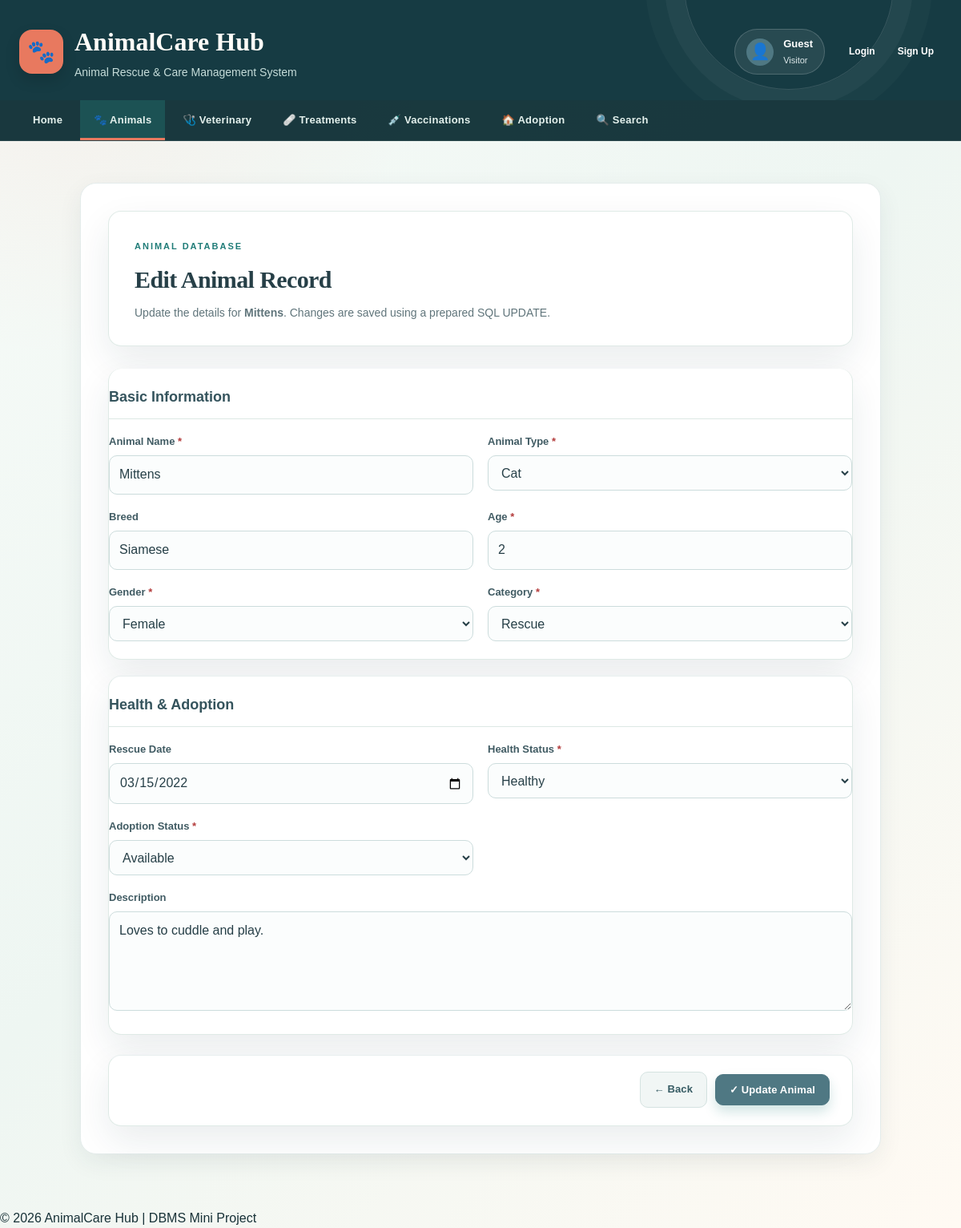
Page /edit_animal.php?animal_id=2 on the committed database.
### tables this page shows
CREATE TABLE animals (
    animal_id INT AUTO_INCREMENT PRIMARY KEY,
    animal_name VARCHAR(100) NOT NULL,
    animal_type VARCHAR(50) NOT NULL,
    breed VARCHAR(100),
    age INT NOT NULL,
    gender VARCHAR(20) NOT NULL,
    category VARCHAR(30) NOT NULL,
    rescue_date DATE,
    health_status VARCHAR(50) NOT NULL,
    adoption_status VARCHAR(30) NOT NULL DEFAULT 'Available',
    description TEXT
);

### edit_animal.php (the view, shortened to what this page needs)
<?php
$animal_id = filter_var($_GET['animal_id'] ?? null, FILTER_VALIDATE_INT);
$stmt = mysqli_prepare($conn, 'SELECT * FROM animals WHERE animal_id = ? LIMIT 1');
mysqli_stmt_bind_param($stmt, 'i', $animal_id);
mysqli_stmt_execute($stmt);
$result = mysqli_stmt_get_result($stmt);
$animal = mysqli_fetch_assoc($result);
function e($v) { return htmlspecialchars((string)($v ?? ''), ENT_QUOTES, 'UTF-8'); }
?>
<!DOCTYPE html><html lang="en"><head><meta charset="UTF-8"><meta name="viewport" content="width=device-width, initial-scale=1.0"><title>AnimalCare Hub - Edit Animal</title><link rel="stylesheet" href="style.css"></head>
<body>
<header class="main-header"><div class="container header-content"><div class="logo-area"><div class="logo-icon">🐾</div><div><h1>AnimalCare Hub</h1><p>Animal Rescue & Care Management System</p></div></div><div class="header-auth"><?php if (isset($_SESSION['user_id'])): ?><div class="top-profile-panel"><div class="top-profile-avatar">👤</div><div class="top-profile-text"><span class="top-profile-name"><?= htmlspecialchars($_SESSION['name'] ?? 'Care Team Member') ?></span><span class="top-profile-role"><?= htmlspecialchars($_SESSION['role'] ?? 'Team Member') ?></span></div></div><div class="top-profile-links"><a href="logout.php" class="top-logout-link">Logout</a></div><?php else: ?><div class="top-profile-panel"><div class="top-profile-avatar">👤</div><div class="top-profile-text"><span class="top-profile-name">Guest</span><span class="top-profile-role">Visitor</span></div></div><div class="top-profile-links"><a href="login.php" class="top-login-link">Login</a><a href="register.php" class="top-register-link">Sign Up</a></div><?php endif; ?></div></div></header>
<nav class="navbar"><div class="container nav-inner"><ul class="nav-list"><li><a href="index.php">Home</a></li><li><a href="animals.php" class="active">🐾 Animals</a></li><li><a href="veterinarians.php">🩺 Veterinary</a></li><li><a href="treatments.php">🩹 Treatments</a></li><li><a href="vaccinations.php">💉 Vaccinations</a></li><li><a href="adoption.php">🏠 Adoption</a></li><li><a href="search.php">🔍 Search</a></li></ul></div></nav>
<main><div class="container"><section class="form-page"><div class="form-heading"><span class="page-label">ANIMAL DATABASE</span><h2>Edit Animal Record</h2><p>Update the details for <strong><?= e($animal['animal_name']) ?></strong>. Changes are saved using a prepared SQL UPDATE.</p></div>
<form action="update_animal.php" method="POST" class="animal-form"><input type="hidden" name="animal_id" value="<?= (int)$animal['animal_id'] ?>">
<div class="form-section"><h3>Basic Information</h3><div class="form-grid">
<div class="form-group"><label for="animal_name">Animal Name <span>*</span></label><input id="animal_name" name="animal_name" type="text" required minlength="2" maxlength="100" value="<?= e($animal['animal_name']) ?>"></div>
<div class="form-group"><label for="animal_type">Animal Type <span>*</span></label><select id="animal_type" name="animal_type" required><option value="">Select type</option><?php foreach(['Dog','Cat','Bird','Rabbit','Other'] as $v): ?><option value="<?= e($v) ?>" <?= $animal['animal_type']===$v?'selected':'' ?>><?= e($v) ?></option><?php endforeach; ?></select></div>
<div class="form-group"><label for="breed">Breed</label><input id="breed" name="breed" type="text" maxlength="100" value="<?= e($animal['breed']) ?>"></div>
<div class="form-group"><label for="age">Age <span>*</span></label><input id="age" name="age" type="number" min="0" max="100" required value="<?= e($animal['age']) ?>"></div>
<div class="form-group"><label for="gender">Gender <span>*</span></label><select id="gender" name="gender" required><?php foreach(['Male','Female'] as $v): ?><option value="<?= e($v) ?>" <?= $animal['gender']===$v?'selected':'' ?>><?= e($v) ?></option><?php endforeach; ?></select></div>
<div class="form-group"><label for="category">Category <span>*</span></label><select id="category" name="category" required><?php foreach(['Pet','Rescue','Shelter','Zoo/Exotic'] as $v): ?><option value="<?= e($v) ?>" <?= $animal['category']===$v?'selected':'' ?>><?= e($v) ?></option><?php endforeach; ?></select></div>
</div></div>
<div class="form-section"><h3>Health & Adoption</h3><div class="form-grid">
<div class="form-group"><label for="rescue_date">Rescue Date</label><input id="rescue_date" name="rescue_date" type="date" value="<?= e($animal['rescue_date']) ?>"></div>
<div class="form-group"><label for="health_status">Health Status <span>*</span></label><select id="health_status" name="health_status" required><?php foreach(['Healthy','Under Treatment','Recovered','Needs Attention','Recovering'] as $v): ?><option value="<?= e($v) ?>" <?= $animal['health_status']===$v?'selected':'' ?>><?= e($v) ?></option><?php endforeach; ?></select></div>
<div class="form-group"><label for="adoption_status">Adoption Status <span>*</span></label><select id="adoption_status" name="adoption_status" required><?php foreach(['Available','Pending','Adopted','Not Available'] as $v): ?><option value="<?= e($v) ?>" <?= $animal['adoption_status']===$v?'selected':'' ?>><?= e($v) ?></option><?php endforeach; ?></select></div>
<div class="form-group full-width"><label for="description">Description</label><textarea id="description" name="description" rows="4" maxlength="1000"><?= e($animal['description']) ?></textarea></div>
</div></div><div class="form-actions"><a href="animals.php" class="secondary-btn">← Back</a><button type="submit" class="primary-btn">✓ Update Animal</button></div></form></section></div></main><footer class="site-footer"><p>© 2026 AnimalCare Hub | DBMS Mini Project</p></footer><script src="script.js"></script></body></html>

### rows in the picture
animals: animal_name "Mittens", breed "Siamese", age "2", rescue_date "03/15/2022", description "Loves to cuddle and play."

### other values in the picture
form field animal_type "Cat"
form field gender "Female"
form field category "Rescue"
form field health_status "Healthy"
form field adoption_status "Available"
